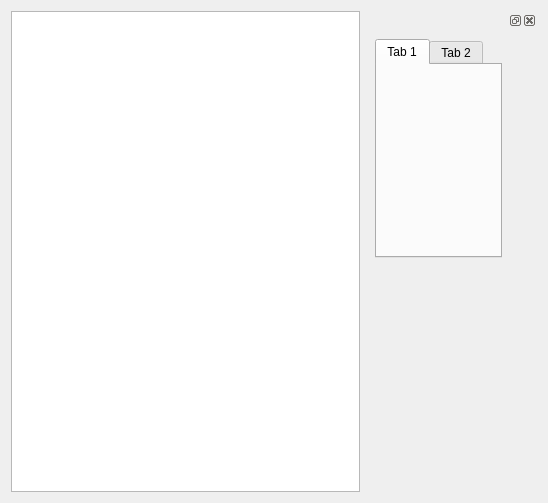
<ui version="4.0" >
 <class>SensorOutputGui</class>
 <widget class="QWidget" name="SensorOutputGui" >
  <property name="geometry" >
   <rect>
    <x>0</x>
    <y>0</y>
    <width>548</width>
    <height>503</height>
   </rect>
  </property>
  <property name="windowTitle" >
   <string>Form</string>
  </property>
  <layout class="QHBoxLayout" name="horizontalLayout" >
   <item>
    <widget class="QGraphicsView" name="_graphicsView" />
   </item>
   <item>
    <widget class="QDockWidget" name="dockWidget" >
     <property name="maximumSize" >
      <size>
       <width>171</width>
       <height>524287</height>
      </size>
     </property>
     <property name="floating" >
      <bool>false</bool>
     </property>
     <widget class="QWidget" name="dockWidgetContents" >
      <layout class="QFormLayout" name="formLayout" >
       <item row="0" column="0" >
        <widget class="QTabWidget" name="tabWidget" >
         <widget class="QWidget" name="tab" >
          <attribute name="title" >
           <string>Tab 1</string>
          </attribute>
         </widget>
         <widget class="QWidget" name="tab_2" >
          <attribute name="title" >
           <string>Tab 2</string>
          </attribute>
         </widget>
        </widget>
       </item>
       <item row="1" column="0" >
        <spacer name="verticalSpacer" >
         <property name="orientation" >
          <enum>Qt::Vertical</enum>
         </property>
         <property name="sizeHint" stdset="0" >
          <size>
           <width>20</width>
           <height>40</height>
          </size>
         </property>
        </spacer>
       </item>
      </layout>
     </widget>
    </widget>
   </item>
  </layout>
 </widget>
 <resources/>
 <connections/>
</ui>
